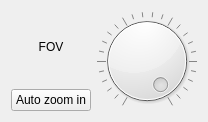
               <widget class="QFrame" name="groupZoom">
                <layout class="QVBoxLayout" name="verticalLayout_2">
                 <item>
                  <layout class="QGridLayout" name="gridLayout_2">
                   <item row="0" column="2" rowspan="2">
                    <widget class="PlanetC_sliZoom" name="sliZoom">
                     <property name="tracking">
                      <bool>false</bool>
                     </property>
                     <property name="invertedAppearance">
                      <bool>true</bool>
                     </property>
                     <property name="invertedControls">
                      <bool>true</bool>
                     </property>
                     <property name="notchesVisible">
                      <bool>true</bool>
                     </property>
                    </widget>
                   </item>
                   <item row="0" column="0" colspan="2">
                    <widget class="QLabel" name="labelFOV">
                     <property name="text">
                      <string>FOV</string>
                     </property>
                     <property name="alignment">
                      <set>Qt::AlignCenter</set>
                     </property>
                    </widget>
                   </item>
                   <item row="1" column="0" colspan="2">
                    <widget class="QPushButton" name="btnZoom">
                     <property name="text">
                      <string>Auto zoom in</string>
                     </property>
                    </widget>
                   </item>
                  </layout>
                 </item>
                </layout>
               </widget>
